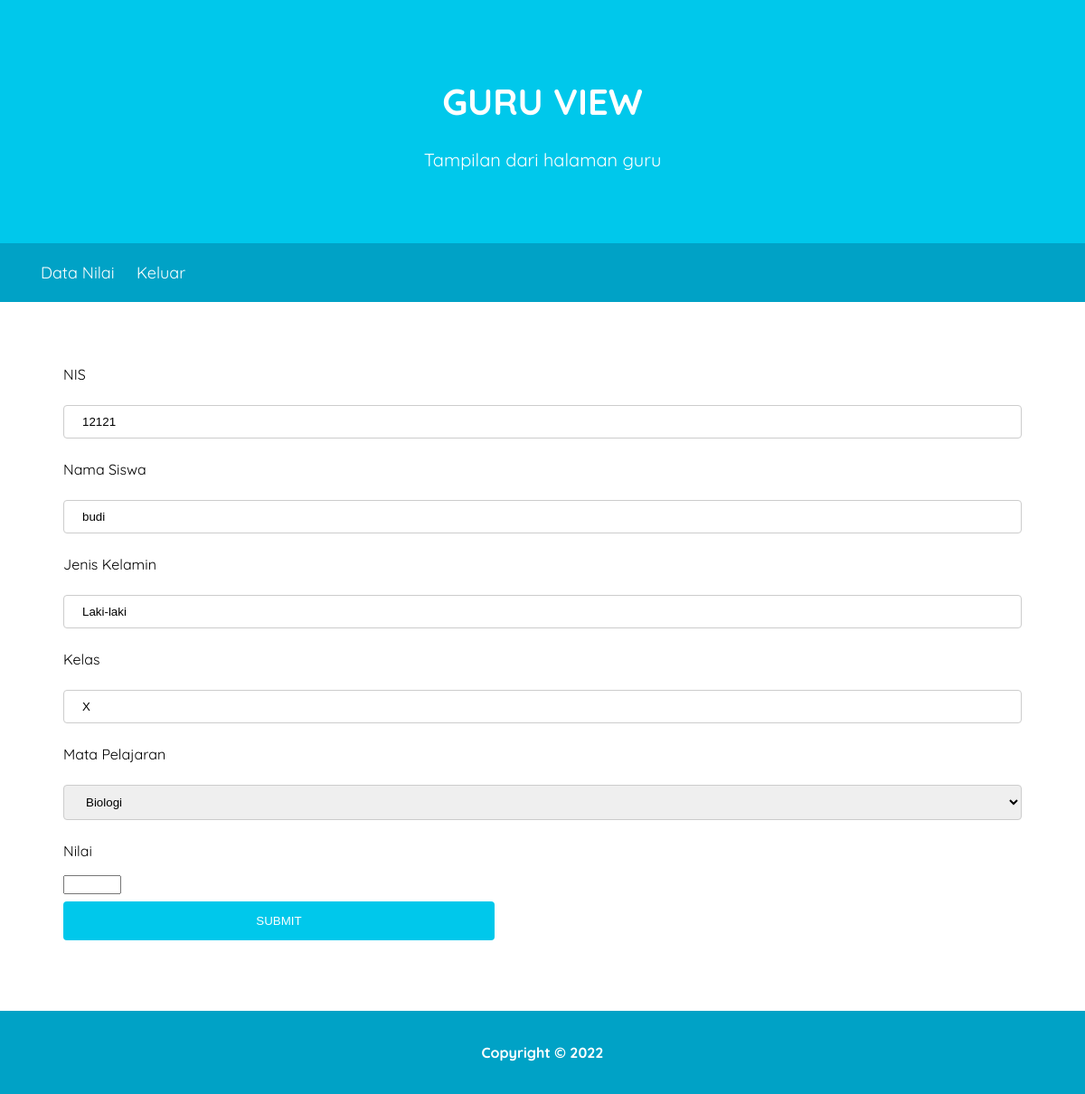
The page /addNilaiSiswa.php?id=12121 on the database its author committed.
### tables this page shows
CREATE TABLE `tbsiswa` (
  `nis` int(11) NOT NULL,
  `nama_siswa` varchar(25) NOT NULL,
  `jenis_kelamin` varchar(12) NOT NULL,
  `alamat` varchar(100) NOT NULL,
  `kelas` char(5) NOT NULL,
  `username` char(15) NOT NULL
);

### addNilaiSiswa.php (the view, shortened to what this page needs)
<!DOCTYPE html>
<html lang="en">
<head>
    <link rel="stylesheet" href="style.css">
</head>
<body>
    <header>
        <div class="jumbotron">
            <h1>GURU VIEW</h1>
            <p>Tampilan dari halaman guru</p>
        </div>
    </header>
    <nav>
        <ul>
            <li><a href="guruView.php">Data Nilai</a></li>
            <li><a href="index.php">Keluar</a></li>
        </ul>
    </nav>
    <main>
        <?php
        include "koneksi.php";
        $nis=$_GET['id'];
        $query = mysqli_query($koneksi, 'SELECT * FROM tbsiswa where nis = "'.$nis.'"');
            while ($data  = mysqli_fetch_array($query)){
                $nis = $data['nis'];
                $nama = $data['nama_siswa'];
                $jk = $data['jenis_kelamin'];
                $kelas = $data['kelas'];
        ?>
            <form action="insertNilai.php" method="POST">
            <p>NIS</p>
            <input type="text" name="nis" value="<?php echo $nis?>">
            <p>Nama Siswa</p>
            <input type="text" name="nama" value="<?php echo $nama?>">
            <p>Jenis Kelamin</p>
            <input type="text" name="jk" value="<?php echo $jk?>"><br>
            <p>Kelas</p>
            <input type="text" name="kelas" value="<?php echo $kelas?>"><br>
            <p>Mata Pelajaran</p>
            <select name="mapel">
                <option value="MP01">Biologi</option>
            </select><br>
            <p>Nilai</p>
            <input type="number" name="nilai" min="0" max="100"><br>
            <input type="submit" name="submit" value="SUBMIT">
            </form>
        <?php } ?>
    </main>
    <footer>
        <p>Copyright &#169; 2022</p>
    </footer>
</body>
</html>

### style.css (style rules this page uses)
* { box-sizing: border-box; }
body { font-family: 'Quicksand', sans-serif; margin: 0; padding: 0; }
header { display: inline; }
.jumbotron { font-size: 20px; padding: 60px; background-color: #00c8eb; text-align: center; color: white; }
nav { background-color: #00a2c6; padding: 5px; position: sticky; top: 0; }
nav a { font-size: 18px; font-weight: 400; text-decoration: none; color: white; }
nav li { display: inline; list-style-type: none; margin-right: 20px; }
main { padding: 50px; overflow: auto; margin: auto; width: 1200px; }
input[type=text], select { width: 100%; padding: 10px 20px; margin: 8px 0; display: inline-block; border: 1px solid #ccc; border-radius: 4px; box-sizing: border-box; }
input[type=submit] { width: 45%; background-color: #00c8eb; color: white; padding: 14px 20px; margin: 8px 0; border: none; border-radius: 4px; cursor: pointer; }
footer { left: 0; bottom: 0; width: 100%; padding: 20px; color: white; background-color: #00a2c6; text-align: center; font-weight: bold; }
form { margin: 20px; }

### rows shown on the page
tbsiswa: nis "12121", nama "budi", jk "Laki-laki", kelas "X"
